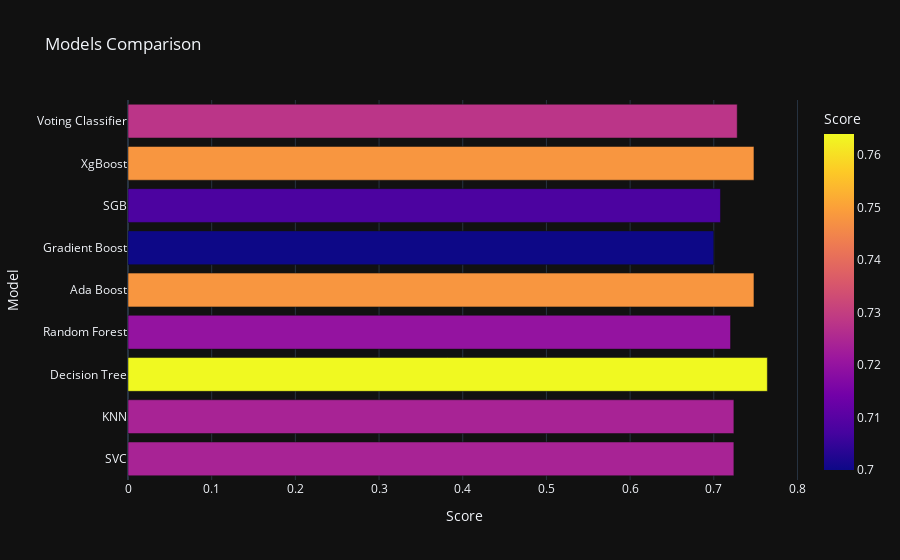

Notebook cell for this chart:
### Code cell
px.bar(data_frame = models, x = 'Score', y = 'Model', color = 'Score', template = 'plotly_dark', 
       title = 'Models Comparison')

### Figure 1 — Plotly figure (JSON) as saved in the notebook; plotly's stock layout.template omitted (floating-point values rounded to 4 significant figures)
{"data": [{"alignmentgroup": "True", "hovertemplate": "Score=%{marker.color}<br>Model=%{y}<extra></extra>", "legendgroup": "", "marker": {"color": [0.724, 0.724, 0.764, 0.72, 0.748, 0.7, 0.708, 0.748, 0.728], "coloraxis": "coloraxis", "pattern": {"shape": ""}}, "name": "", "offsetgroup": "", "orientation": "h", "showlegend": false, "textposition": "auto", "type": "bar", "x": [0.724, 0.724, 0.764, 0.72, 0.748, 0.7, 0.708, 0.748, 0.728], "xaxis": "x", "y": ["SVC", "KNN", "Decision Tree", "Random Forest", "Ada Boost", "Gradient Boost", "SGB", "XgBoost", "Voting Classifier"], "yaxis": "y"}], "layout": {"autosize": true, "barmode": "relative", "coloraxis": {"colorbar": {"title": {"text": "Score"}}, "colorscale": [[0, "#0d0887"], [0.1111, "#46039f"], [0.2222, "#7201a8"], [0.3333, "#9c179e"], [0.4444, "#bd3786"], [0.5556, "#d8576b"], [0.6667, "#ed7953"], [0.7778, "#fb9f3a"], [0.8889, "#fdca26"], [1, "#f0f921"]]}, "legend": {"tracegroupgap": 0}, "title": {"text": "Models Comparison"}, "xaxis": {"anchor": "y", "autorange": true, "domain": [0, 1], "range": [0, 0.8042], "title": {"text": "Score"}, "type": "linear"}, "yaxis": {"anchor": "x", "autorange": true, "domain": [0, 1], "range": [-0.5, 8.5], "title": {"text": "Model"}, "type": "category"}}}
